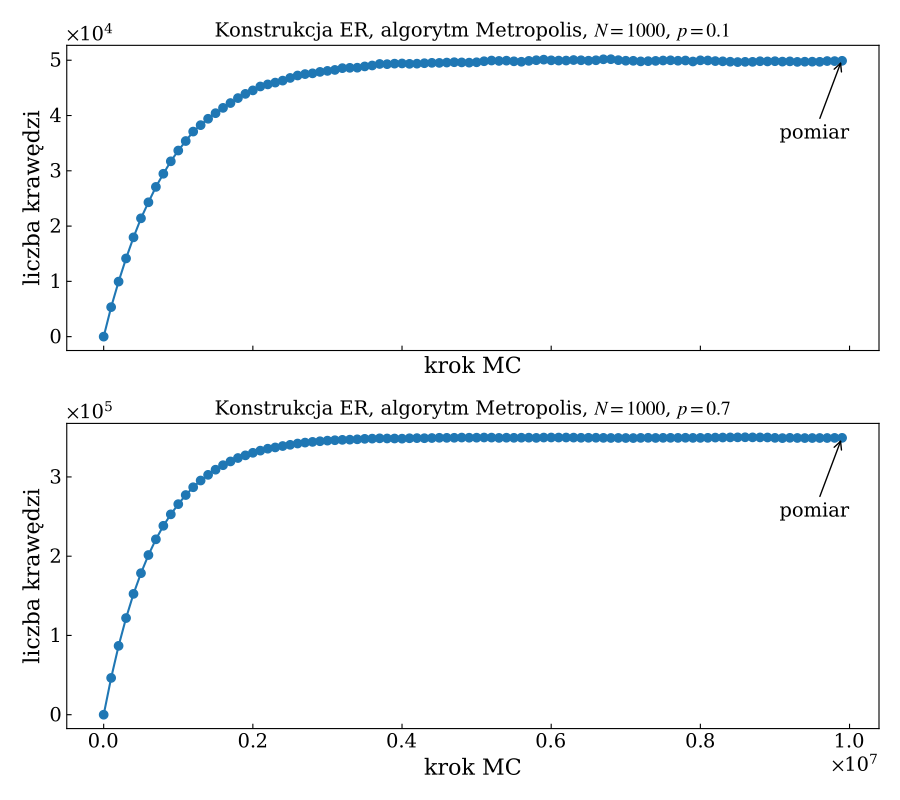

Generate this figure with Python:
from pathlib import Path

import numpy as np
from matplotlib import pyplot as plt

from msz import set_plot_style

output_dir = Path(__file__).parent / "output"
set_plot_style()

ps = [0.1, 0.7]

fig, axs = plt.subplots(2, 1, sharex=True)

for p in ps:
    ax = axs[ps.index(p)]

    step, E = np.loadtxt(output_dir / "m" / f"{p}.err").T

    ax.plot(step, E, "o-")

    ax.annotate(
        text="pomiar",
        xy=(step.max(), E.max()),
        xytext=(-20, -60),
        textcoords="offset pixels",
        arrowprops=dict(arrowstyle="->"),
        horizontalalignment="center",
        verticalalignment="bottom",
    )

    ax.set_title(f"Konstrukcja ER, algorytm Metropolis, $N=1000$, ${p=}$")
    ax.set_xlabel("krok MC")
    ax.set_ylabel("liczba krawędzi")

fig.tight_layout()
plt.savefig(Path(__file__).with_suffix(".pdf"))
plt.show()
